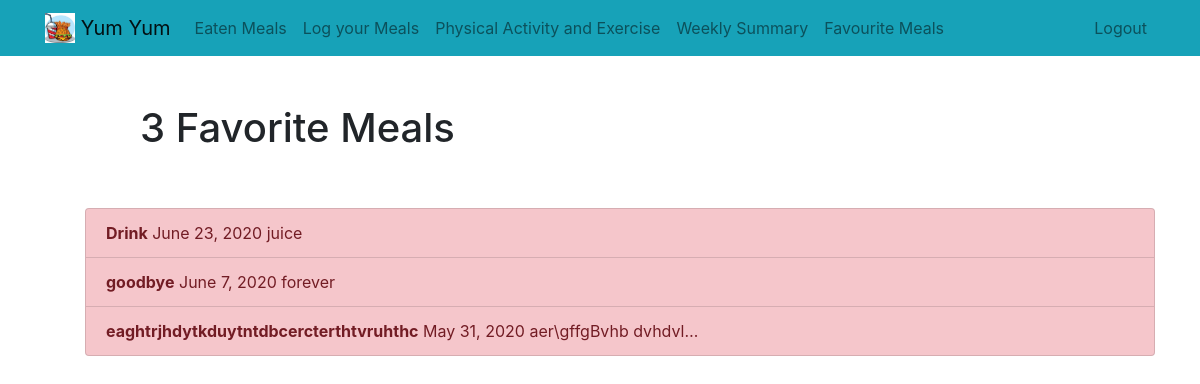
The page /favourite (signed in) on the database as committed earlier.
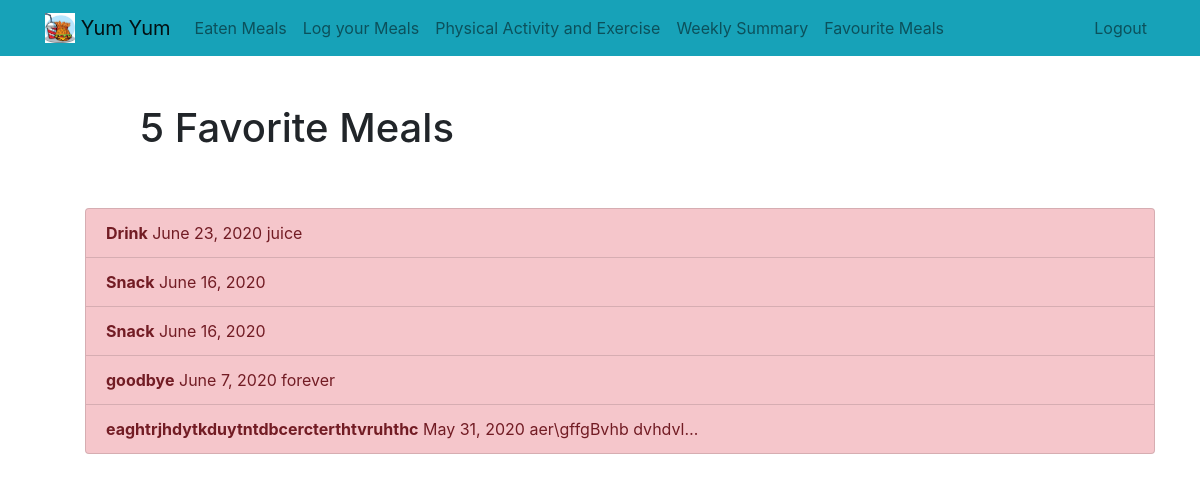
The same page on the database as committed later.
### fooddiary/models.py (models this page shows, shortened)
class Meal(models.Model):
    nameOfMeal = models.CharField(max_length=50)
    descriptionOfMeal = models.TextField(max_length=500, blank=True)
    date = models.DateField(auto_now_add=False ,auto_now=False, null=True, blank=True)
    favourite = models.BooleanField(default=False)
    image = models.ImageField(null = True, blank=True )
    user = models.ForeignKey(User, on_delete=models.CASCADE)

### fooddiary/views.py (the view)
# urls.py: path('favourite', views.favourite, name='favourite'),
def favourite(request):
    meal = Meal.objects.filter(user = request.user, favourite = True).order_by('-date')
    return render(request, 'fooddiary/favourite.html', {'meals':meal})

### fooddiary/templates/fooddiary/favourite.html (shortened to what this page needs)
{% extends 'fooddiary/base.html' %}
{% block content %}
<div class="row justify-content-center mt-5">
    <div class="col-md-10">
    {% if meals %}
         <h1>{{ meals.count }} Favorite Meal{{ meals.count|pluralize }}</h1>
    {% else %}
                   <h1>Favourite Meals</h1>
    {% endif %}
    </div>
</div>
<br>
<br>
{% if meals %}
    <ul>
        <div class="list-group">
            {% for meal in meals %}
                <a href="{% url 'viewmeal' meal.id %}" class="list-group-item {% if meal.favourite %} list-group-item-danger {% endif %}"><b>{{ meal.nameOfMeal }}</b>   {{ meal.date }}{% if meal.descriptionOfMeal %}   {{ meal.descriptionOfMeal|truncatechars:20 }} {% endif %}</a>
            {% endfor %}
        </div>
    </ul>
{% else %}
    <div class="text-center">
        <h2>Looks like you don't have any favourite meals.</h2>
    <br>
    <a role="button" class="btn btn-primary" href="{% url 'createmeal' %}">Create Meal</a>
    </div>
{% endif %}
{% endblock %}

Rows that differ between the two databases and show on the page:
added Meal: nameOfMeal "Snack", date "June 16, 2020"
added Meal: nameOfMeal "Snack", date "June 16, 2020"
Other text that changed with them:
{{ meals.count }}: "3" → "5"
